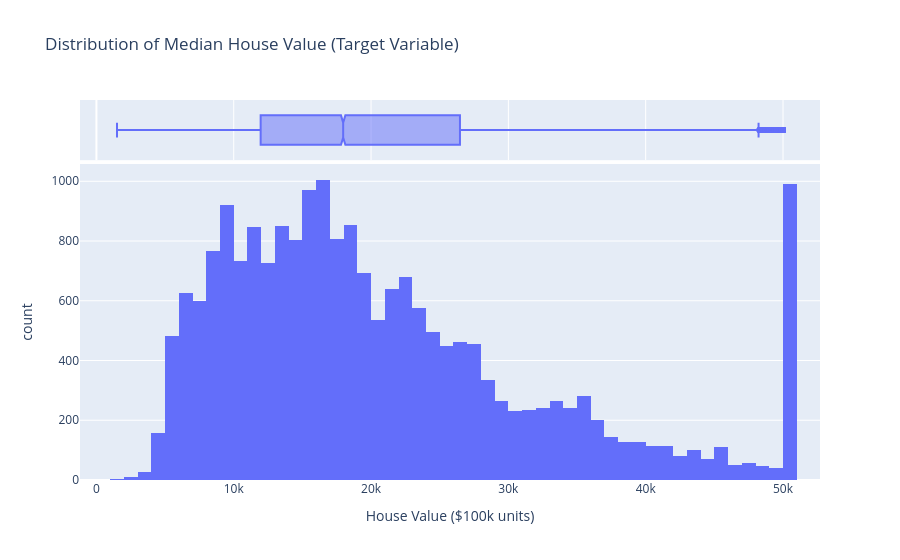

The cell this chart's notebook holds for it:
### Code cell
fig = px.histogram(df, x="MedHouseVal",
                   title="Distribution of Median House Value (Target Variable)",
                   marginal="box", # Adds a box plot to show skew and outliers
                   nbins=50,
                   labels={'MedHouseVal': 'House Value ($100k units)'})

fig.show()

### Figure 1 — Plotly figure (JSON) as saved in the notebook; plotly's stock layout.template omitted (floating-point values rounded to 4 significant figures; data arrays with more than 128 entries replaced by an {"elided": "..."} marker saying what was removed)
{"data": [{"bingroup": "x", "hovertemplate": "House Value ($100k units)=%{x}<br>count=%{y}<extra></extra>", "legendgroup": "", "marker": {"color": "#636efa", "pattern": {"shape": ""}}, "name": "", "nbinsx": 50, "orientation": "v", "showlegend": false, "x": {"elided": "20640 int values"}, "xaxis": "x", "yaxis": "y", "type": "histogram"}, {"hovertemplate": "House Value ($100k units)=%{x}<extra></extra>", "legendgroup": "", "marker": {"color": "#636efa"}, "name": "", "notched": true, "showlegend": false, "x": {"elided": "20640 int values"}, "xaxis": "x2", "yaxis": "y2", "type": "box"}], "layout": {"xaxis": {"anchor": "y", "domain": [0.0, 1.0], "title": {"text": "House Value ($100k units)"}}, "yaxis": {"anchor": "x", "domain": [0.0, 0.8316], "title": {"text": "count"}}, "xaxis2": {"anchor": "y2", "domain": [0.0, 1.0], "matches": "x", "showticklabels": false, "showgrid": true}, "yaxis2": {"anchor": "x2", "domain": [0.8416, 1.0], "matches": "y2", "showticklabels": false, "showline": false, "ticks": "", "showgrid": false}, "legend": {"tracegroupgap": 0}, "title": {"text": "Distribution of Median House Value (Target Variable)"}, "barmode": "relative"}}
